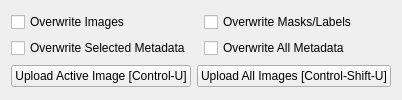
      <widget class="QWidget" name="tab_4">
       <attribute name="title">
        <string>Database Upload</string>
       </attribute>
       <layout class="QVBoxLayout" name="verticalLayout_11">
        <item>
         <layout class="QGridLayout" name="database_upload_options_2">
          <item row="1" column="1">
           <widget class="QCheckBox" name="overwrite_all_metadata">
            <property name="enabled">
             <bool>true</bool>
            </property>
            <property name="text">
             <string>Overwrite All Metadata</string>
            </property>
           </widget>
          </item>
          <item row="0" column="0">
           <widget class="QCheckBox" name="upload_overwrite_images">
            <property name="enabled">
             <bool>true</bool>
            </property>
            <property name="text">
             <string>Overwrite Images</string>
            </property>
           </widget>
          </item>
          <item row="0" column="1">
           <widget class="QCheckBox" name="upload_overwrite_masks">
            <property name="enabled">
             <bool>true</bool>
            </property>
            <property name="text">
             <string>Overwrite Masks/Labels</string>
            </property>
           </widget>
          </item>
          <item row="1" column="0">
           <widget class="QCheckBox" name="overwrite_selected_metadata">
            <property name="enabled">
             <bool>true</bool>
            </property>
            <property name="text">
             <string>Overwrite Selected Metadata</string>
            </property>
           </widget>
          </item>
         </layout>
        </item>
        <item>
         <layout class="QGridLayout" name="database_upload_buttons_2">
          <item row="0" column="1">
           <widget class="QPushButton" name="upload_all">
            <property name="enabled">
             <bool>true</bool>
            </property>
            <property name="text">
             <string>Upload All Images [Control-Shift-U]</string>
            </property>
           </widget>
          </item>
          <item row="0" column="0">
           <widget class="QPushButton" name="upload_active">
            <property name="enabled">
             <bool>true</bool>
            </property>
            <property name="text">
             <string>Upload Active Image [Control-U]</string>
            </property>
           </widget>
          </item>
         </layout>
        </item>
       </layout>
      </widget>
